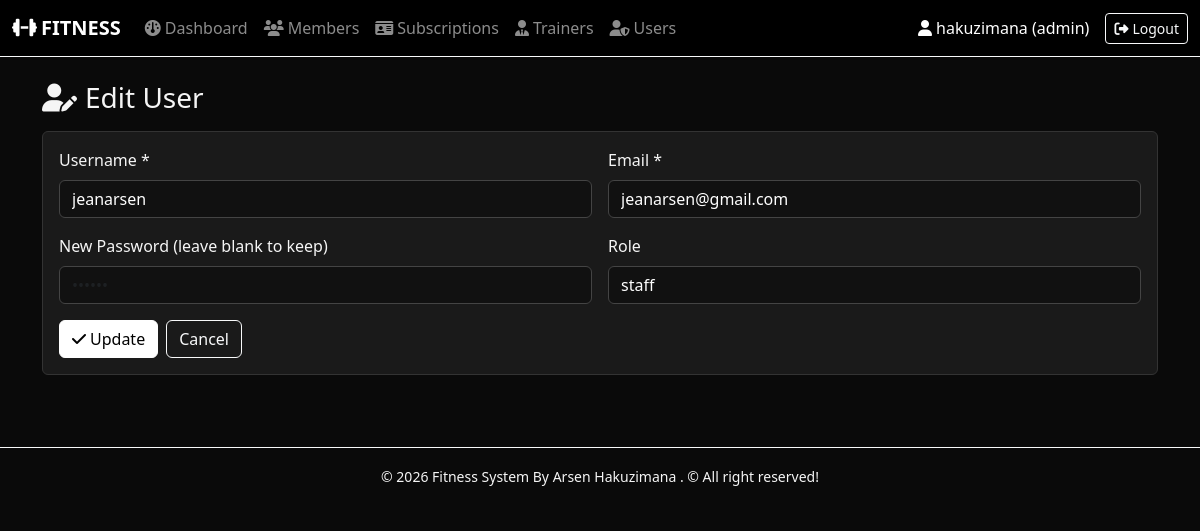
Page /users/edit.php?id=2 (signed in) on the committed database.
### tables this page shows
CREATE TABLE IF NOT EXISTS users (
    user_id INT AUTO_INCREMENT PRIMARY KEY,
    username VARCHAR(50) NOT NULL UNIQUE,
    email VARCHAR(120) NOT NULL UNIQUE,
    password_hash VARCHAR(255) NOT NULL,
    role ENUM('admin','staff') DEFAULT 'staff',
    created_at TIMESTAMP DEFAULT CURRENT_TIMESTAMP
);

### users/edit.php (the view, shortened to what this page needs)
<?php
require_once __DIR__ . '/../config/database.php';
require_once __DIR__ . '/../includes/header.php';
$id = (int)($_GET['id'] ?? 0);
$stmt = $pdo->prepare("SELECT user_id, username, email, role FROM users WHERE user_id=?");
$stmt->execute([$id]);
$u = $stmt->fetch();
?>
<h3 class="mb-3"><i class="fa-solid fa-user-pen me-2"></i>Edit User</h3>
<div class="card"><div class="card-body">
<form method="post" class="row g-3">
  <div class="col-md-6"><label class="form-label">Username *</label>
    <input name="username" class="form-control" value="<?= htmlspecialchars($u['username']) ?>" required></div>
  <div class="col-md-6"><label class="form-label">Email *</label>
    <input type="email" name="email" class="form-control" value="<?= htmlspecialchars($u['email']) ?>" required></div>
  <div class="col-md-6"><label class="form-label">New Password (leave blank to keep)</label>
    <input type="password" name="password" class="form-control" placeholder="••••••"></div>
  <div class="col-md-6"><label class="form-label">Role</label>
    <select name="role" class="form-select">
      <option value="staff" <?= $u['role'] === 'staff' ? 'selected' : '' ?>>staff</option>
    </select></div>
  <div class="col-12 d-flex gap-2">
    <button class="btn btn-primary"><i class="fa-solid fa-check me-1"></i>Update</button>
    <a href="index.php" class="btn btn-outline-light">Cancel</a>
  </div>
</form>
</div></div>
<?php require_once __DIR__ . '/../includes/footer.php'; ?>

### css/style.css (style rules this page uses)
body { background: var(--bw-black); color: var(--bw-light); font-family: "Segoe UI", system-ui, sans-serif; }
.card { background: var(--bw-dark); border: 1px solid #333; color: var(--bw-light); }
.form-control, .form-select { background:#111; color:#fff; border:1px solid #444; }
.btn-primary { background:#fff; color:#000; border:1px solid #fff; }
a { color:#fff; }

### rows in the picture
users: username "jeanarsen", email "jeanarsen@gmail.com", role "staff"

### other values in the picture
$u['name'] "hakuzimana"
$u['role'] "admin"
